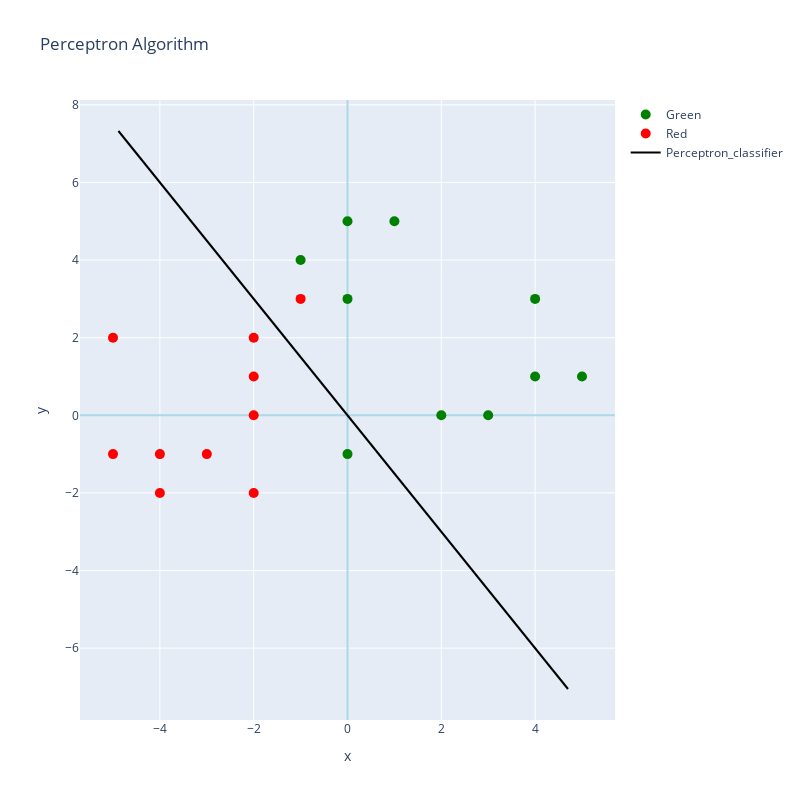

Notebook source saved alongside this figure:
### Code cell
b = 0
w = [[b,.75,.5]]       # First guess of the weights
inpt = [[1,'x','y']]   # Dimensions  

slope = - w[0][1]/w[0][2] # linear slope

x2 = np.linspace(min(min(x),min(x1)), max(max(x),max(x1)), num=10)
y2 = slope * x2
df2 = pd.DataFrame({'x':x2, 'y':y2})

print('')
print('Expression : w_0 + w_1 x + w_2 y')
print('')
print('Classification : 0 + 1 x + 0.5 y > 0')
print('')
print(f'Equals : y > {slope} x')
print('')

# plot
trace1 =go.Scatter(
                    x = df.x,
                    y = df.y,
                    mode = "markers",
                    name = "Green",
                    marker = dict(color = 'green', size = 10),
                    text= 'Raw data')

trace2 =go.Scatter(
                    x = df1.x,
                    y = df1.y,
                    mode = "markers",
                    name = "Red",
                    marker = dict(color = 'red', size = 10),
                    text= 'Raw data')

trace3 =go.Scatter(
                    x = df2.x,
                    y = df2.y,
                    mode = "lines",
                    name = "Perceptron_classifier",
                    marker = dict(color = 'black', size = 10),
                    text= 'Raw data')

layout = dict(title = 'Perceptron Algorithm',
              xaxis= dict(title= 'x',ticklen= 0,zerolinecolor='lightblue',zeroline= True),
              yaxis= dict(title= 'y',ticklen= 5,zerolinecolor='lightblue',zeroline= True),
              width = 800,height = 800
             )
data = [trace1,trace2,trace3]
fig = dict(data = data, layout = layout)
iplot(fig)

print('')
print('The first guess algorithm is missclassifies two points , red and green')

### Figure 1 — Plotly figure (JSON) as saved in the notebook; plotly's stock layout.template omitted (floating-point values rounded to 4 significant figures)
{"data": [{"marker": {"color": "green", "size": 10}, "mode": "markers", "name": "Green", "text": "Raw data", "type": "scatter", "x": [3, 0, 5, 2, 4, 0, -1, 1, 0, 4], "y": [0, 3, 1, 0, 3, -1, 4, 5, 5, 1]}, {"marker": {"color": "red", "size": 10}, "mode": "markers", "name": "Red", "text": "Raw data", "type": "scatter", "x": [-5, -1, -4, -2, -4, -5, -2, -2, -2, -3], "y": [2, 3, -2, -2, -1, -1, 1, 0, 2, -1]}, {"marker": {"color": "black", "size": 10}, "mode": "lines", "name": "Perceptron_classifier", "text": "Raw data", "type": "scatter", "x": [-4.884, -3.819, -2.754, -1.689, -0.6237, 0.4414, 1.506, 2.572, 3.637, 4.702], "y": [7.326, 5.728, 4.131, 2.533, 0.9356, -0.662, -2.26, -3.857, -5.455, -7.053]}], "layout": {"height": 800, "title": {"text": "Perceptron Algorithm"}, "width": 800, "xaxis": {"autorange": true, "range": [-5.707, 5.707], "ticklen": 0, "title": {"text": "x"}, "type": "linear", "zeroline": true, "zerolinecolor": "lightblue"}, "yaxis": {"autorange": true, "range": [-7.851, 8.125], "ticklen": 5, "title": {"text": "y"}, "type": "linear", "zeroline": true, "zerolinecolor": "lightblue"}}}
